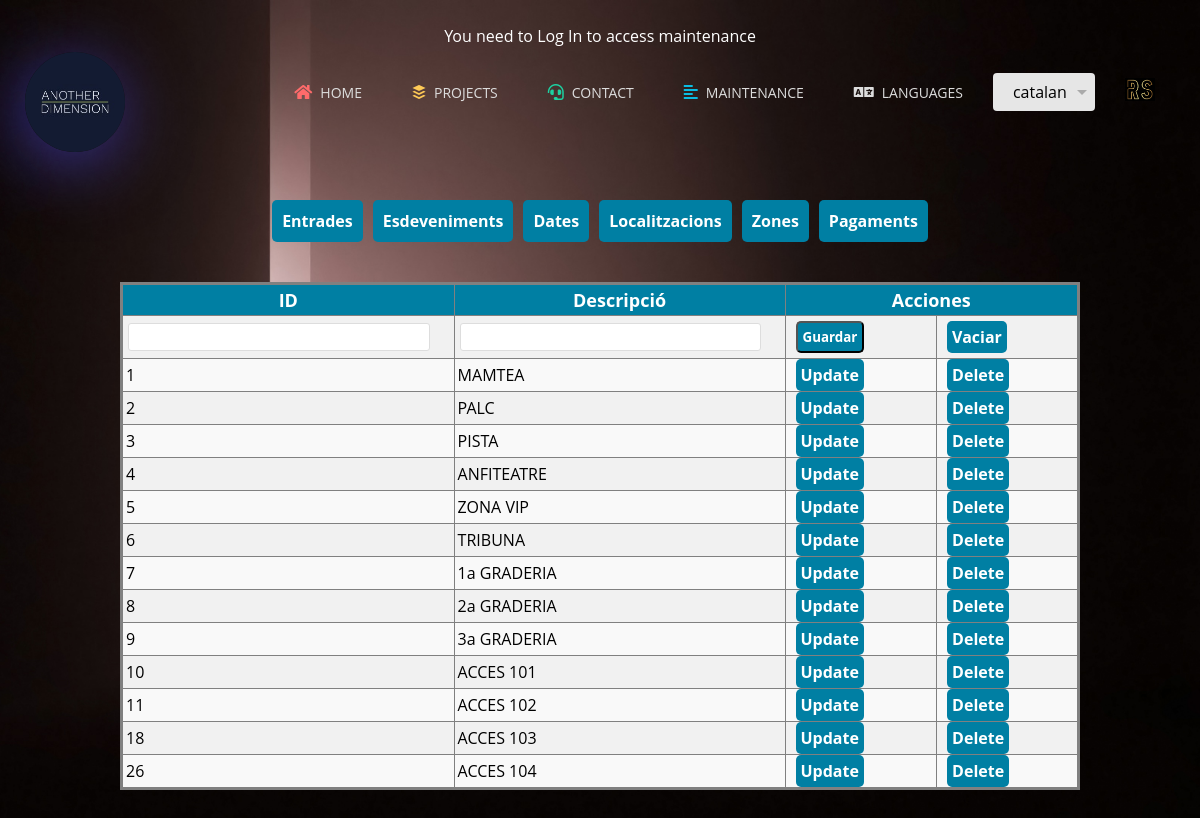
The app's page /index.php?zona/show (signed in) with its own data.
### tables this page shows
CREATE TABLE `tbl_zona` (
  `id` int NOT NULL AUTO_INCREMENT,
  `descripcio` varchar(30) NOT NULL,
  PRIMARY KEY (`id`)
);

### classes/Controller/ZonaController.class.php (called while the page is built, shortened)
<?php
class ZonaController extends Controller {
    public function show() {
        require_once 'lang/lang_cookies.php';
        $errors = [];
        $mZona = new ZonaModel();
        $zonaObjects = $mZona->read();
        $zona = new Zona();
        ZonaView::show($zona, $zonaObjects, "?zona/show", $lang, $errors);
    }
}

### index.php (called while the page is built, shortened)
<?php
try {
    $cfront = new FrontController();
    $cfront->dispatch();
} catch (Exception $e) {
    $vError = new ErrorView();
    $vError->show($e);
}

### classes/Model/Zona.class.php (called while the page is built, shortened)
<?php
class Zona {
    public function __get($property) {
        if (property_exists($this, $property)) {
            return $this->$property;
        } else {
            throw new Exception("No existeix la propietat $property");
        }
    }
}
?>

### classes/Model/DataBase.php (called while the page is built, shortened)
<?php
class DataBase extends Singleton {
    private $link;
    public function __construct($tipoConsulta) {
        $this->conexion = new Connexio($tipoConsulta);
        switch ($this->conexion->getSgbd()) {
            case 'mysql' :
                if ($link = new mysqli($this->conexion->getHost(), $this->conexion->getUsuario(), $this->conexion->getPassword(), $this->conexion->getBase())){
                    $this->link = $link;
                } else {
                    throw new Exception("No s'ha conectat");
                }
                break;
        }
    }
    public function executarSQL($sSql, $aParam = null) {
        if ($stmt = $this->link->prepare($sSql)) {
            if ($stmt->execute()) {
                $res = $stmt->get_result();
                if ($res !== false) {
                    $dades = $res->fetch_all(MYSQLI_ASSOC);
                } else {
                    $dades = "La consulta se ha realizado con existo";
                }
            } else {
                echo "Error al ejecutar la consulta: " . $stmt->error;
            }
        }
        return $dades;
    }
}
?>

### classes/Model/ZonaModel.class.php (called while the page is built, shortened)
<?php
class ZonaModel {
    public function connection($type = "select") {
        return new DataBase($type);
    }
    public function read() {
        $type = $this->connection('select');
        $consulta = $type->executarSQL("SELECT * FROM tbl_zona");
        $zonas = [];
        foreach ($consulta as $row) {
            $zona = new Zona();
            $zona->id = $row['id'];
            $zona->descripcio = $row['descripcio'];
            $zonas[] = $zona;
        }
        return $zonas;
    }
}

### classes/Config/dbinfo.php (called while the page is built)
<?php
$sgbd = 'mysql';
$db = 'myweb';
$user = 'usr_consulta';
$password = '2024@Thos';
?>

### classes/Model/Connexio.php (called while the page is built, shortened)
<?php
class Connexio extends Singleton {
    private $sgbd;
    public function __construct($consulta) {
        include 'classes/Config/dbinfo.php';
        $this->sgbd = $sgbd;
    }
    public function getSgbd()
    {
        return $this->sgbd;
    }
}
?>

### classes/View/ZonaView.class.php (the view, shortened to what this page needs)
<?php
class ZonaView extends View {
    public static function show(Zona $zona, $datos, $type, $lang = "es", $errors = null)
    {
        $thead = '
            <thead>
                <tr>
                    <th>ID</th>
                    <th>Descripció</th>
                    <th colspan="2">Acciones</th>
                </tr>
            </thead>';
        $inputRow = '
            <tr>
                <td><input type="text" value="' . $zona->__get('id') . '" id="id" name="id" required />
                <p class="error">' . $errors['id'] . '</p></td>
                <td><input type="text" value="' . $zona->__get('descripcio') . '" id="descripcio" name="descripcio" required />
                <p class="error">' . $errors['descripcio'] . '</p></td>
                <td><input class="btn" name="submit" type="submit" value="Guardar"></td>
                <td><a href="?Zona/show">Vaciar</a></td>
            </tr>';
        $table = self::generateTable($datos);
        echo "<!DOCTYPE html><html lang=\"en\">";
        include "templates/head.php";
        echo "<body>";
        include "templates/header.php";
        include "templates/nav_manteniment.php";
        include "templates/body_manteniment.php";
        echo "</body></html>";
    }
    public static function generateTable($datos)
    {
        $table = '';
        foreach ($datos as $obj) {
            $table .= '<tr>
          <td>' . $obj->id . '</td>
          <td>' . $obj->descripcio . '</td>
          <td><a href="?Zona/showUpdate/' . $obj->id . '"> Update</a></td>
          <td><a href="?Zona/delete/' . $obj->id . '"> Delete</a></td>';
        }
        return $table;
    }
}

### css/style.css (style rules this page uses)
* { margin: 0; padding: 0; text-decoration: none; font-family: "Open Sans", sans-serif; }
body { background-image: url(../img/background.jpg); background-position: center center; background-repeat: no-repeat; background-attachment: fixed; background-size: cover; background-color: #464646; }
input[type="text"], input[type="email"], textarea { width: 90%; padding: 0px; border: 1px solid #ddd; border-radius: 3px; }
th { background-color: #007fa3; color: white; font-size: 18px; }
td, th { border: 1px solid gray; padding: 3px; }
tr:nth-child(even) td { background-color: #f9f9f9; }
tr:nth-child(odd) td { background-color: #f1f1f1; }
#manteniment a, #manteniment input[type=submit] { text-decoration: none; color: #333; padding: 5px; margin: 0 7px; border-radius: 5px; background-color: #007fa3; color: white; font-weight: bold; transition: background-color 0.3s ease; }
#manteniment tr td { padding: 5px 3px; }
#manteniment input[type=text], #manteniment select { padding: 4px; margin: 2px; }

### records on screen
tbl_zona: id "1", descripcio "MAMTEA"
tbl_zona: id "2", descripcio "PALC"
tbl_zona: id "3", descripcio "PISTA"
tbl_zona: id "4", descripcio "ANFITEATRE"
tbl_zona: id "5", descripcio "ZONA VIP"
tbl_zona: id "6", descripcio "TRIBUNA"
tbl_zona: id "7", descripcio "1a GRADERIA"
tbl_zona: id "8", descripcio "2a GRADERIA"
tbl_zona: id "9", descripcio "3a GRADERIA"
tbl_zona: id "10", descripcio "ACCES 101"
tbl_zona: id "11", descripcio "ACCES 102"
tbl_zona: id "18", descripcio "ACCES 103"
tbl_zona: id "26", descripcio "ACCES 104"

### other values on screen
$lang['home'] "HOME"
$lang['projects'] "PROJECTS"
$lang['contact'] "CONTACT"
$lang['maintenance'] "MAINTENANCE"
$lang['language'] "LANGUAGES"
form field idioma "catalan"
